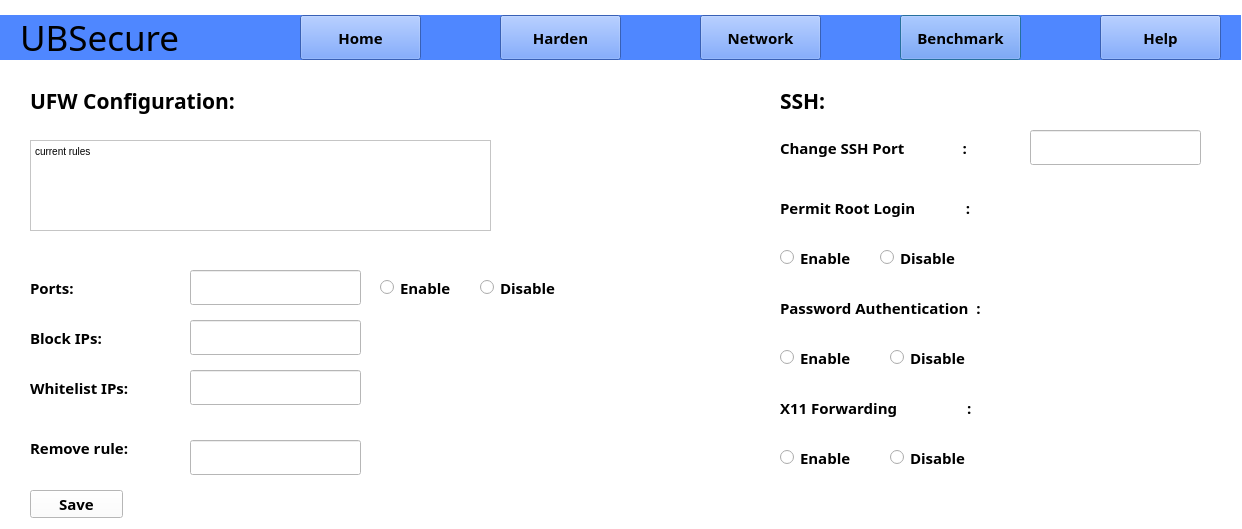
<?xml version="1.0" encoding="UTF-8"?>
<ui version="4.0">
 <class>hardeningadvanced</class>
 <widget class="QDialog" name="hardeningadvanced">
  <property name="geometry">
   <rect>
    <x>0</x>
    <y>0</y>
    <width>1242</width>
    <height>529</height>
   </rect>
  </property>
  <property name="minimumSize">
   <size>
    <width>1242</width>
    <height>529</height>
   </size>
  </property>
  <property name="maximumSize">
   <size>
    <width>1242</width>
    <height>529</height>
   </size>
  </property>
  <property name="windowTitle">
   <string>Dialog</string>
  </property>
  <property name="styleSheet">
   <string notr="true">background-color:rgb(255, 255, 255)</string>
  </property>
  <widget class="QLabel" name="bluebar">
   <property name="geometry">
    <rect>
     <x>0</x>
     <y>15</y>
     <width>1241</width>
     <height>45</height>
    </rect>
   </property>
   <property name="styleSheet">
    <string notr="true">background-color: rgb(79, 135, 255);</string>
   </property>
   <property name="text">
    <string/>
   </property>
  </widget>
  <widget class="QPushButton" name="benchmarkingbuttton">
   <property name="geometry">
    <rect>
     <x>900</x>
     <y>15</y>
     <width>121</width>
     <height>45</height>
    </rect>
   </property>
   <property name="font">
    <font>
     <family>Segoe UI Semibold</family>
     <pointsize>11</pointsize>
     <weight>75</weight>
     <bold>true</bold>
    </font>
   </property>
   <property name="styleSheet">
    <string notr="true">background-color: rgb(79, 135, 255);
border-color: qlineargradient(spread:pad, x1:0, y1:0, x2:1, y2:0, stop:0 rgba(0, 0, 0, 255), stop:1 rgba(255, 255, 255, 255));</string>
   </property>
   <property name="text">
    <string>Benchmark</string>
   </property>
  </widget>
  <widget class="QPushButton" name="hardeningbutton">
   <property name="geometry">
    <rect>
     <x>500</x>
     <y>15</y>
     <width>121</width>
     <height>45</height>
    </rect>
   </property>
   <property name="font">
    <font>
     <family>Segoe UI Semibold</family>
     <pointsize>11</pointsize>
     <weight>75</weight>
     <bold>true</bold>
    </font>
   </property>
   <property name="styleSheet">
    <string notr="true">background-color: rgb(79, 135, 255);
border-color: qlineargradient(spread:pad, x1:0, y1:0, x2:1, y2:0, stop:0 rgba(0, 0, 0, 255), stop:1 rgba(255, 255, 255, 255));</string>
   </property>
   <property name="text">
    <string>Harden</string>
   </property>
  </widget>
  <widget class="QPushButton" name="homebutton">
   <property name="geometry">
    <rect>
     <x>300</x>
     <y>15</y>
     <width>121</width>
     <height>45</height>
    </rect>
   </property>
   <property name="font">
    <font>
     <family>Segoe UI Semibold</family>
     <pointsize>11</pointsize>
     <weight>75</weight>
     <bold>true</bold>
    </font>
   </property>
   <property name="styleSheet">
    <string notr="true">background-color: rgb(79, 135, 255);
border-color: qlineargradient(spread:pad, x1:0, y1:0, x2:1, y2:0, stop:0 rgba(0, 0, 0, 255), stop:1 rgba(255, 255, 255, 255));</string>
   </property>
   <property name="text">
    <string>Home</string>
   </property>
  </widget>
  <widget class="QPushButton" name="helpbutton">
   <property name="geometry">
    <rect>
     <x>1100</x>
     <y>15</y>
     <width>121</width>
     <height>45</height>
    </rect>
   </property>
   <property name="font">
    <font>
     <family>Segoe UI Semibold</family>
     <pointsize>11</pointsize>
     <weight>75</weight>
     <bold>true</bold>
    </font>
   </property>
   <property name="styleSheet">
    <string notr="true">background-color: rgb(79, 135, 255);
border-color: qlineargradient(spread:pad, x1:0, y1:0, x2:1, y2:0, stop:0 rgba(0, 0, 0, 255), stop:1 rgba(255, 255, 255, 255));</string>
   </property>
   <property name="text">
    <string>Help</string>
   </property>
  </widget>
  <widget class="QLabel" name="titlelabel">
   <property name="geometry">
    <rect>
     <x>20</x>
     <y>15</y>
     <width>181</width>
     <height>45</height>
    </rect>
   </property>
   <property name="font">
    <font>
     <family>Sitka</family>
     <pointsize>26</pointsize>
     <weight>50</weight>
     <bold>false</bold>
    </font>
   </property>
   <property name="styleSheet">
    <string notr="true">background-color: rgb(79, 135, 255);</string>
   </property>
   <property name="text">
    <string>UBSecure</string>
   </property>
  </widget>
  <widget class="QLabel" name="label">
   <property name="geometry">
    <rect>
     <x>30</x>
     <y>70</y>
     <width>271</width>
     <height>61</height>
    </rect>
   </property>
   <property name="font">
    <font>
     <family>Segoe UI Semibold</family>
     <pointsize>16</pointsize>
     <weight>75</weight>
     <bold>true</bold>
    </font>
   </property>
   <property name="text">
    <string>UFW Configuration:</string>
   </property>
  </widget>
  <widget class="QTextBrowser" name="textBrowser">
   <property name="geometry">
    <rect>
     <x>30</x>
     <y>140</y>
     <width>461</width>
     <height>91</height>
    </rect>
   </property>
   <property name="html">
    <string>&lt;!DOCTYPE HTML PUBLIC &quot;-//W3C//DTD HTML 4.0//EN&quot; &quot;http://www.w3.org/TR/REC-html40/strict.dtd&quot;&gt;
&lt;html&gt;&lt;head&gt;&lt;meta name=&quot;qrichtext&quot; content=&quot;1&quot; /&gt;&lt;style type=&quot;text/css&quot;&gt;
p, li { white-space: pre-wrap; }
&lt;/style&gt;&lt;/head&gt;&lt;body style=&quot; font-family:'Ubuntu'; font-size:11pt; font-weight:400; font-style:normal;&quot;&gt;
&lt;p style=&quot; margin-top:0px; margin-bottom:0px; margin-left:0px; margin-right:0px; -qt-block-indent:0; text-indent:0px;&quot;&gt;&lt;span style=&quot; font-family:'MS Shell Dlg 2'; font-size:7.8pt;&quot;&gt;current rules&lt;/span&gt;&lt;/p&gt;&lt;/body&gt;&lt;/html&gt;</string>
   </property>
  </widget>
  <widget class="QLabel" name="label_3">
   <property name="geometry">
    <rect>
     <x>30</x>
     <y>270</y>
     <width>161</width>
     <height>35</height>
    </rect>
   </property>
   <property name="font">
    <font>
     <family>Segoe UI Semibold</family>
     <pointsize>11</pointsize>
     <weight>75</weight>
     <bold>true</bold>
    </font>
   </property>
   <property name="text">
    <string>Ports:</string>
   </property>
  </widget>
  <widget class="QLabel" name="label_4">
   <property name="geometry">
    <rect>
     <x>30</x>
     <y>320</y>
     <width>161</width>
     <height>35</height>
    </rect>
   </property>
   <property name="font">
    <font>
     <family>Segoe UI Semibold</family>
     <pointsize>11</pointsize>
     <weight>75</weight>
     <bold>true</bold>
    </font>
   </property>
   <property name="text">
    <string>Block IPs:</string>
   </property>
  </widget>
  <widget class="QLabel" name="label_5">
   <property name="geometry">
    <rect>
     <x>30</x>
     <y>370</y>
     <width>161</width>
     <height>35</height>
    </rect>
   </property>
   <property name="font">
    <font>
     <family>Segoe UI Semibold</family>
     <pointsize>11</pointsize>
     <weight>75</weight>
     <bold>true</bold>
    </font>
   </property>
   <property name="text">
    <string>Whitelist IPs:</string>
   </property>
  </widget>
  <widget class="QLabel" name="label_6">
   <property name="geometry">
    <rect>
     <x>30</x>
     <y>430</y>
     <width>161</width>
     <height>35</height>
    </rect>
   </property>
   <property name="font">
    <font>
     <family>Segoe UI Semibold</family>
     <pointsize>11</pointsize>
     <weight>75</weight>
     <bold>true</bold>
    </font>
   </property>
   <property name="text">
    <string>Remove rule:</string>
   </property>
  </widget>
  <widget class="QLineEdit" name="lineEdit">
   <property name="geometry">
    <rect>
     <x>190</x>
     <y>270</y>
     <width>171</width>
     <height>35</height>
    </rect>
   </property>
  </widget>
  <widget class="QLineEdit" name="lineEdit_2">
   <property name="geometry">
    <rect>
     <x>190</x>
     <y>320</y>
     <width>171</width>
     <height>35</height>
    </rect>
   </property>
  </widget>
  <widget class="QLineEdit" name="lineEdit_3">
   <property name="geometry">
    <rect>
     <x>190</x>
     <y>370</y>
     <width>171</width>
     <height>35</height>
    </rect>
   </property>
  </widget>
  <widget class="QLineEdit" name="lineEdit_4">
   <property name="geometry">
    <rect>
     <x>190</x>
     <y>440</y>
     <width>171</width>
     <height>35</height>
    </rect>
   </property>
  </widget>
  <widget class="QRadioButton" name="radioButton">
   <property name="geometry">
    <rect>
     <x>380</x>
     <y>270</y>
     <width>95</width>
     <height>35</height>
    </rect>
   </property>
   <property name="font">
    <font>
     <family>Segoe UI Semibold</family>
     <pointsize>11</pointsize>
     <weight>75</weight>
     <bold>true</bold>
    </font>
   </property>
   <property name="text">
    <string>Enable</string>
   </property>
  </widget>
  <widget class="QRadioButton" name="radioButton_2">
   <property name="geometry">
    <rect>
     <x>480</x>
     <y>270</y>
     <width>95</width>
     <height>35</height>
    </rect>
   </property>
   <property name="font">
    <font>
     <family>Segoe UI Semibold</family>
     <pointsize>11</pointsize>
     <weight>75</weight>
     <bold>true</bold>
    </font>
   </property>
   <property name="text">
    <string>Disable</string>
   </property>
  </widget>
  <widget class="QPushButton" name="pushButton">
   <property name="geometry">
    <rect>
     <x>30</x>
     <y>490</y>
     <width>93</width>
     <height>28</height>
    </rect>
   </property>
   <property name="font">
    <font>
     <family>Segoe UI Semibold</family>
     <pointsize>11</pointsize>
     <weight>75</weight>
     <bold>true</bold>
    </font>
   </property>
   <property name="text">
    <string>Save</string>
   </property>
  </widget>
  <widget class="QPushButton" name="homebutton_2">
   <property name="geometry">
    <rect>
     <x>700</x>
     <y>15</y>
     <width>121</width>
     <height>45</height>
    </rect>
   </property>
   <property name="font">
    <font>
     <family>Segoe UI Semibold</family>
     <pointsize>11</pointsize>
     <weight>75</weight>
     <bold>true</bold>
    </font>
   </property>
   <property name="styleSheet">
    <string notr="true">background-color: rgb(79, 135, 255);
border-color: qlineargradient(spread:pad, x1:0, y1:0, x2:1, y2:0, stop:0 rgba(0, 0, 0, 255), stop:1 rgba(255, 255, 255, 255));</string>
   </property>
   <property name="text">
    <string>Network</string>
   </property>
  </widget>
  <widget class="QLabel" name="label_2">
   <property name="geometry">
    <rect>
     <x>780</x>
     <y>80</y>
     <width>190</width>
     <height>41</height>
    </rect>
   </property>
   <property name="font">
    <font>
     <family>Segoe UI Semibold</family>
     <pointsize>16</pointsize>
     <weight>75</weight>
     <bold>true</bold>
    </font>
   </property>
   <property name="text">
    <string>SSH:</string>
   </property>
  </widget>
  <widget class="QLabel" name="label_7">
   <property name="geometry">
    <rect>
     <x>780</x>
     <y>130</y>
     <width>231</width>
     <height>35</height>
    </rect>
   </property>
   <property name="font">
    <font>
     <family>Segoe UI Semibold</family>
     <pointsize>11</pointsize>
     <weight>75</weight>
     <bold>true</bold>
    </font>
   </property>
   <property name="text">
    <string>Change SSH Port               :</string>
   </property>
  </widget>
  <widget class="QLineEdit" name="lineEdit_5">
   <property name="geometry">
    <rect>
     <x>1030</x>
     <y>130</y>
     <width>171</width>
     <height>35</height>
    </rect>
   </property>
  </widget>
  <widget class="QLabel" name="label_8">
   <property name="geometry">
    <rect>
     <x>780</x>
     <y>190</y>
     <width>231</width>
     <height>35</height>
    </rect>
   </property>
   <property name="font">
    <font>
     <family>Segoe UI Semibold</family>
     <pointsize>11</pointsize>
     <weight>75</weight>
     <bold>true</bold>
    </font>
   </property>
   <property name="text">
    <string>Permit Root Login             :</string>
   </property>
  </widget>
  <widget class="QRadioButton" name="radioButton_3">
   <property name="geometry">
    <rect>
     <x>780</x>
     <y>240</y>
     <width>95</width>
     <height>35</height>
    </rect>
   </property>
   <property name="font">
    <font>
     <family>Segoe UI Semibold</family>
     <pointsize>11</pointsize>
     <weight>75</weight>
     <bold>true</bold>
    </font>
   </property>
   <property name="text">
    <string>Enable</string>
   </property>
   <attribute name="buttonGroup">
    <string notr="true">buttonGroup_2</string>
   </attribute>
  </widget>
  <widget class="QRadioButton" name="radioButton_4">
   <property name="geometry">
    <rect>
     <x>880</x>
     <y>240</y>
     <width>95</width>
     <height>35</height>
    </rect>
   </property>
   <property name="font">
    <font>
     <family>Segoe UI Semibold</family>
     <pointsize>11</pointsize>
     <weight>75</weight>
     <bold>true</bold>
    </font>
   </property>
   <property name="text">
    <string>Disable</string>
   </property>
   <attribute name="buttonGroup">
    <string notr="true">buttonGroup_2</string>
   </attribute>
  </widget>
  <widget class="QLabel" name="label_9">
   <property name="geometry">
    <rect>
     <x>780</x>
     <y>290</y>
     <width>231</width>
     <height>35</height>
    </rect>
   </property>
   <property name="font">
    <font>
     <family>Segoe UI Semibold</family>
     <pointsize>11</pointsize>
     <weight>75</weight>
     <bold>true</bold>
    </font>
   </property>
   <property name="text">
    <string>Password Authentication  :</string>
   </property>
  </widget>
  <widget class="QRadioButton" name="radioButton_5">
   <property name="geometry">
    <rect>
     <x>780</x>
     <y>340</y>
     <width>95</width>
     <height>35</height>
    </rect>
   </property>
   <property name="font">
    <font>
     <family>Segoe UI Semibold</family>
     <pointsize>11</pointsize>
     <weight>75</weight>
     <bold>true</bold>
    </font>
   </property>
   <property name="text">
    <string>Enable</string>
   </property>
   <attribute name="buttonGroup">
    <string notr="true">buttonGroup</string>
   </attribute>
  </widget>
  <widget class="QRadioButton" name="radioButton_6">
   <property name="geometry">
    <rect>
     <x>890</x>
     <y>340</y>
     <width>95</width>
     <height>35</height>
    </rect>
   </property>
   <property name="font">
    <font>
     <family>Segoe UI Semibold</family>
     <pointsize>11</pointsize>
     <weight>75</weight>
     <bold>true</bold>
    </font>
   </property>
   <property name="text">
    <string>Disable</string>
   </property>
   <attribute name="buttonGroup">
    <string notr="true">buttonGroup</string>
   </attribute>
  </widget>
  <widget class="QLabel" name="label_10">
   <property name="geometry">
    <rect>
     <x>780</x>
     <y>390</y>
     <width>241</width>
     <height>35</height>
    </rect>
   </property>
   <property name="font">
    <font>
     <family>Segoe UI Semibold</family>
     <pointsize>11</pointsize>
     <weight>75</weight>
     <bold>true</bold>
    </font>
   </property>
   <property name="text">
    <string>X11 Forwarding                  :</string>
   </property>
  </widget>
  <widget class="QRadioButton" name="radioButton_7">
   <property name="geometry">
    <rect>
     <x>780</x>
     <y>440</y>
     <width>95</width>
     <height>35</height>
    </rect>
   </property>
   <property name="font">
    <font>
     <family>Segoe UI Semibold</family>
     <pointsize>11</pointsize>
     <weight>75</weight>
     <bold>true</bold>
    </font>
   </property>
   <property name="text">
    <string>Enable</string>
   </property>
   <attribute name="buttonGroup">
    <string notr="true">buttonGroup_3</string>
   </attribute>
  </widget>
  <widget class="QRadioButton" name="radioButton_8">
   <property name="geometry">
    <rect>
     <x>890</x>
     <y>440</y>
     <width>95</width>
     <height>35</height>
    </rect>
   </property>
   <property name="font">
    <font>
     <family>Segoe UI Semibold</family>
     <pointsize>11</pointsize>
     <weight>75</weight>
     <bold>true</bold>
    </font>
   </property>
   <property name="text">
    <string>Disable</string>
   </property>
   <attribute name="buttonGroup">
    <string notr="true">buttonGroup_3</string>
   </attribute>
  </widget>
 </widget>
 <resources/>
 <connections/>
 <buttongroups>
  <buttongroup name="buttonGroup"/>
  <buttongroup name="buttonGroup_3"/>
  <buttongroup name="buttonGroup_2"/>
 </buttongroups>
</ui>
